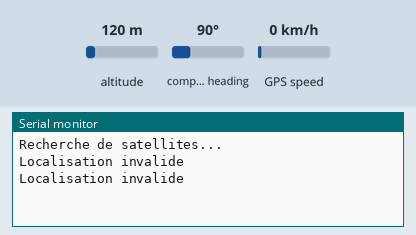
The sketch below on a simulated Arduino Uno, built with avr-gcc and run on an emulated ATmega328P. Shown: the last lines printed to the serial monitor. Inputs (shaded band) come from the test bench; at power-on: GPS speed 0 km/h, altitude 120 m, compass heading 90°. The GPS gets a fix after 3 s at 37.7749, -122.4194 with 8 satellites.

Above: at 1.8 s.
1.9 s: GPS speed set to 30 km/h
At 4.0 s:
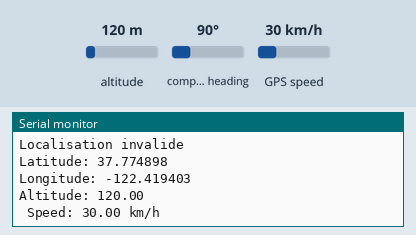
4.5 s: altitude set to 20 m
At 5.8 s:
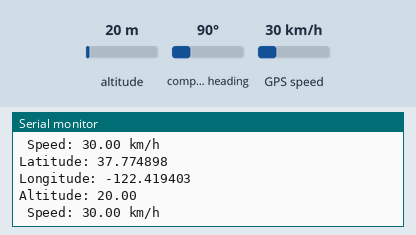
6.0 s: altitude set to 250 m
At 7.0 s:
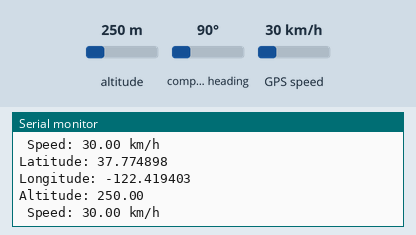
Timing chart, 0 to 9.0 s (numbered marks = the images above; inputs shaded):
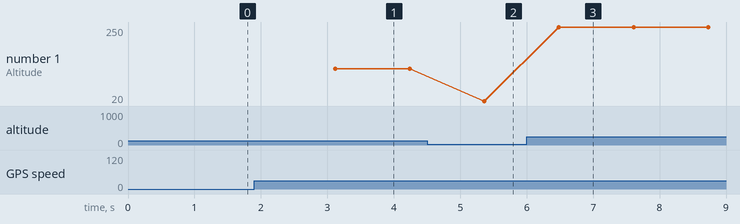

The sketch:

codegps.ino
```cpp
#include <SoftwareSerial.h>
#include <TinyGPS++.h>

// Pins pour le module GPS
static const int RXPin = 12, TXPin = 13;
static const uint32_t GPSBaud = 9600; // Vitesse par défaut de la plupart des modules GPS
const int RXPinscreen = 2, TXPinscreen = 3; float lati;
float longi;
float alti;
float vit;
float txt;

TinyGPSPlus gps;
SoftwareSerial ss(RXPin, TXPin);
SoftwareSerial nextSerial(RXPinscreen, TXPinscreen);  // serial to nextion screen

void setup() {
  Serial.begin(9600); // Communication série vers le PC
  ss.begin(GPSBaud); // Communication série vers le module GPS
  nextSerial.begin(9600);
  Serial.println("Recherche de satellites...");
}

void loop() {
  // Lire les données du GPS
  ss.listen();// l'arduino écoute le gps et ignore le nextion
  while (ss.available() > 0) { //
    if (gps.encode(ss.read())) { //  Lit les trames du gps et les convertit dans un autre format
      displayInfo();
    }
  }

  if (millis() > 5000 && gps.charsProcessed() < 10) {
    Serial.println("GPS non détecté : vérifiez le câblage.");
    while(true);
  }
}
void sendToNextion(String cmd) {
  nextSerial.print(cmd);
  nextSerial.write(0xFF);
  nextSerial.write(0xFF);
  nextSerial.write(0xFF);
}

void displayInfo() {
  if (gps.location.isValid()) {
    Serial.print("Latitude: ");
    Serial.println(gps.location.lat(), 6);// 6 est nombre de decimale
    lati=gps.location.lat();
    Serial.print("Longitude: ");
    Serial.println(gps.location.lng(), 6);
    longi=gps.location.lng();
    Serial.print("Altitude: ");
    Serial.println(gps.altitude.meters());
    alti=gps.altitude.meters();
    if (gps.speed.kmph()> 2.5){
    Serial.print(F(" Speed: "));
    Serial.print(gps.speed.kmph());
    Serial.println(F(" km/h"));
    }
    vit=gps.speed.kmph();
    nextSerial.listen();

    String texte = "t3.txt=\"";
    texte += String(vit);
    texte += " km/h\"";
    sendToNextion(texte);
    //Serial.print(texte); Problème, je pense que c'est du au nombre de chiffre trop imporant pour pouvoir afficher sur les petites cases de texte sur le nextion ou peut etre pas au final
    texte = "t0.txt=\"";
    texte += String(lati);
    texte += "\"";
    sendToNextion(texte);

    texte = "t1.txt=\"";
    texte += String(longi);
    texte += "\"";

    sendToNextion(texte);

    texte = "t2.txt=\"";
    texte += String(alti);
    texte += "\"";

    sendToNextion(texte);
  } else {
    Serial.println("Localisation invalide");
  }
  delay(1000);
}
```

Measured:
- after the input at 1.9 s, the serial monitor: prints a new line after 1.2 s (image 1)
- after the input at 4.5 s, the serial monitor: prints a new line after 0.86 s (image 2)
- after the input at 6.0 s, the serial monitor: prints a new line after 0.49 s (image 3)
- plotted number 1: 120 → 20 after the input at 4.5 s, 20 → 250 after the input at 6.0 s
